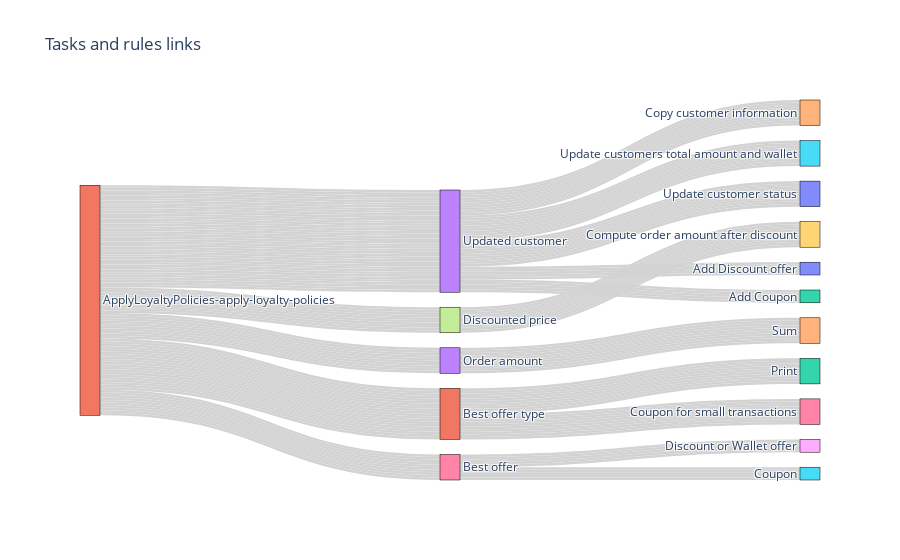

The cell this chart's notebook holds for it:
### Markdown cell above
### 4.1 Representing the decision model coverage through a sandkey <a class="anchor" id="section4_1"></a>
We project all decisions into a sandkey diagram. It shows a synthetic view of all executed assets including rules, tasks and decision models.

### Code cell
#################### setting #################
sources = []
targets = []
labels = []
values = []

for rule in rules:
    labels.extend(list(rule["from"].values()))

labels = list(set(labels))
for rule in rules:
    for item_source, item_target in zip(list(rule["from"].values())[0::1], list(rule["from"].values())[1::1]):
        sources.append(labels.index(item_source))
        targets.append(labels.index(item_target))
        values.append(1)

    sources.append(labels.index(list(rule["from"].values()).pop()))
    targets.append(labels.index(list(rule["from"].values()).pop()))
    values.append(0)

##################### SANKEY PLOT #################
fig = go.Figure(data=[go.Sankey(
    valueformat = ".0f",

    # Define nodes
    node = dict(
      pad = 15,
      thickness = 20,
      line = dict(color = "black", width = 0.5),
      label = labels,
      #color = [random.choice(px.colors.qualitative.Plotly) for i in range(0, len(labels))]
    ),

    # Add links
    link = dict(
      source = sources, 
      target = targets,
      value = values,
      label = labels,
      color = "lightgrey"
      #color = [random.choice(px.colors.qualitative.Set3) for i in range(0, len(labels))]
  ))])

fig.update_layout(title_text="Tasks and rules links", height=600, ) #width=2000
fig.show()

### Figure 1 — Plotly figure (JSON) as saved in the notebook; plotly's stock layout.template omitted (floating-point values rounded to 4 significant figures; data arrays with more than 128 entries replaced by an {"elided": "..."} marker saying what was removed)
{"data": [{"link": {"color": "lightgrey", "label": ["Add Discount offer", "ApplyLoyaltyPolicies-apply-loyalty-policies", "Add Coupon", "Updated customer", "Copy customer information", "Update customers total amount and wallet", "Best offer", "Discounted price", "Discount or Wallet offer", "Compute order amount after discount", "Update customer status", "Best offer type", "Print", "Order amount", "Sum", "Coupon", "Coupon for small transactions"], "source": {"elided": "270 int values"}, "target": {"elided": "270 int values"}, "value": {"elided": "270 int values"}}, "node": {"label": ["Add Discount offer", "ApplyLoyaltyPolicies-apply-loyalty-policies", "Add Coupon", "Updated customer", "Copy customer information", "Update customers total amount and wallet", "Best offer", "Discounted price", "Discount or Wallet offer", "Compute order amount after discount", "Update customer status", "Best offer type", "Print", "Order amount", "Sum", "Coupon", "Coupon for small transactions"], "line": {"color": "black", "width": 0.5}, "pad": 15, "thickness": 20}, "type": "sankey", "valueformat": ".0f"}], "layout": {"autosize": true, "title": {"text": "Tasks and rules links"}}}
